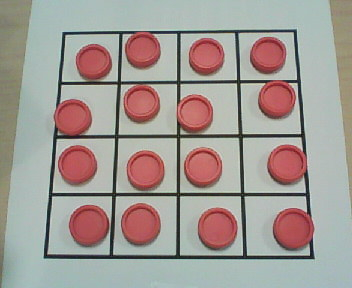
#> input picture Sprint #4 - Classification, Images, and Neural Networks/images/board images/test0.jpg, 352 x 288 px; its folder holds only this picture in this run
$ jupyter execute '2023-11-17 - Make a training image set of squares.ipynb'   (shell and % lines are left out)
#> lines starting #> are read from the running program, lines starting #| are printed output that depends on the picture
**Step 1:** You need a series of pictures of the board with pieces in various positions.  They don't have to be legitimate board states.  Here's an example set:

[cell 1]
from pylab import *

[cell 2]
from glob import glob
import os

[cell 3]
fnames=glob('images/board images/*.jpg')
fnames

[cell 4]
for i,fname in enumerate(fnames):
    im=imread(fname)
#> im is the input picture: shape (288, 352, 3); mean R, G, B 161.9, 153.9, 148.6
    subplot(3,4,i+1)
    imshow(im)

    root,part=os.path.split(fname)

    title(part)

**Step 2:** Now you need the locations of the centers of the squares.  Run the 2023-11-13 - Get Board Center Square Locations.ipynb on one of the images, select the center squares, and hit the escape key.  It will save the centers to a json file which we load here.

[cell 5]
import json
with open('locations.json') as json_file:
#> (reads Sprint #4 - Classification, Images, and Neural Networks/locations.json from the repository)
    locations = json.load(json_file)
locations

**Step 3:** Run through all the center locations for each file, extract a square, and save it as another image.  We'll be saving it to a folder I've already made called "images/training squares".

[cell 6]
square_size=50 # choose a size that works for you


count=0
for i,fname in enumerate(fnames):
    im=imread(fname)


    for r,c in locations:
        sr=r-square_size//2
        er=sr+square_size
        sc=c-square_size//2
        ec=sc+square_size
        subimage=im[sr:er,sc:ec,:]

        square_fname='images/training squares/square%d.jpg' % count
        print(square_fname,subimage.shape)
        imsave(square_fname,subimage)

        count+=1
#> this loop made 16 passes
#> pass 1, `subimage=im[sr:er,sc:ec,:]`:
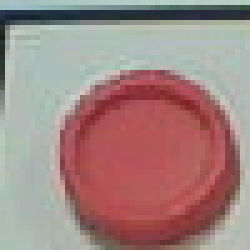
#> subimage: shape (50, 50, 3) (shown 5 times larger); mean R, G, B 161.5, 133.2, 130.5
#> pass 2, `subimage=im[sr:er,sc:ec,:]`:
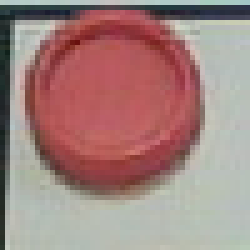
#> subimage: shape (50, 50, 3) (shown 5 times larger); mean R, G, B 162.9, 131.6, 127.9
#> after the loop, count = 16
